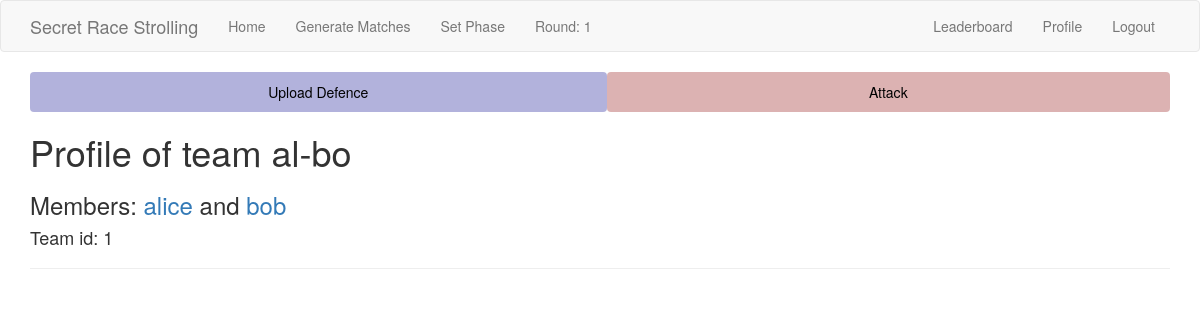
The app's page /team/al-bo (signed in), older data.
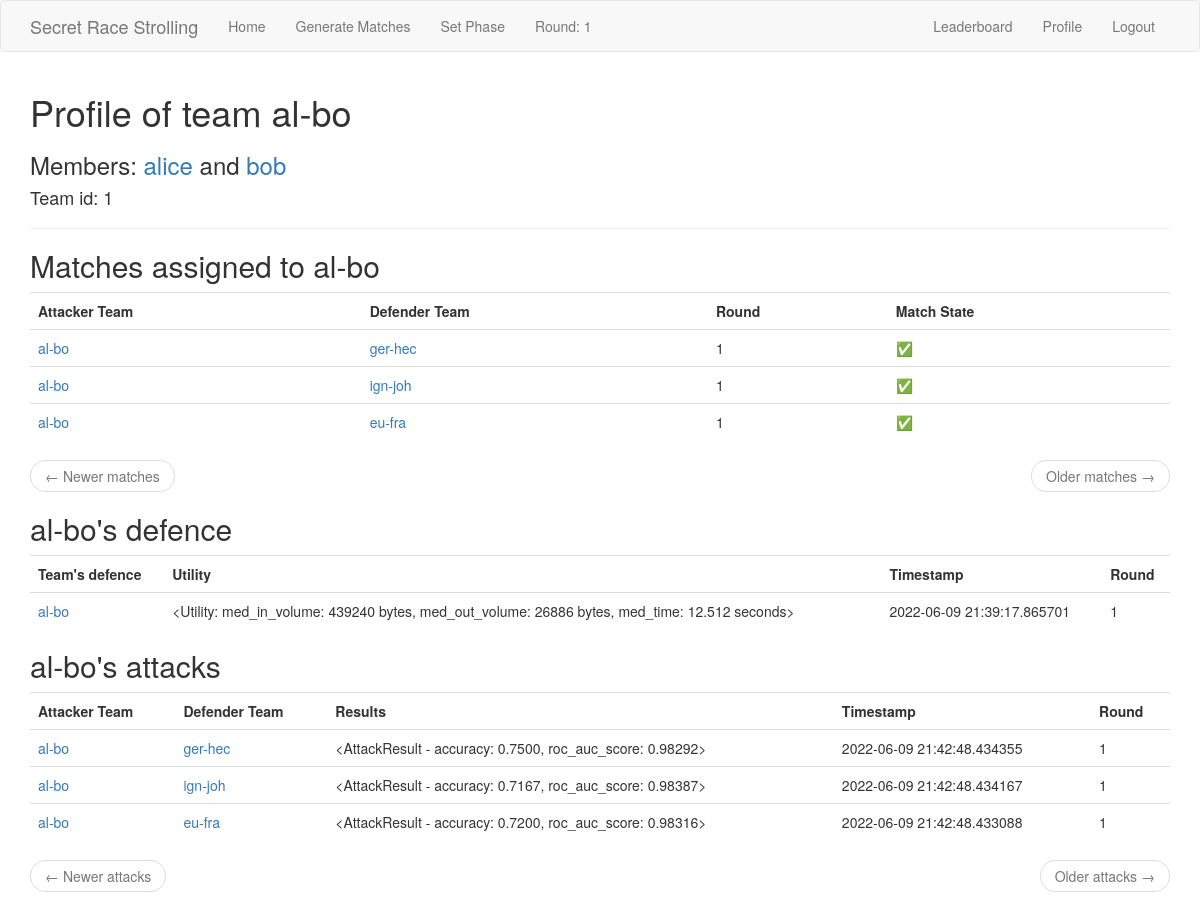
The same page, newer data.
### app/models.py (models this page shows, shortened)
class Team(db.Model):
    id = db.Column(db.Integer, primary_key=True)
    team_name = db.Column(db.String(64), index=True, unique=True)
    member1_id = db.Column(db.Integer, db.ForeignKey("user.id"), unique=True)
    member2_id = db.Column(db.Integer, db.ForeignKey("user.id"), unique=True)
    defences = db.relationship(
        "Defence",
        backref="defender_team",
        foreign_keys="Defence.defender_team_id",
        lazy="dynamic",
    )
    defence_matches = db.relationship(
        "Match",
        backref="defender_team",
        foreign_keys="Match.defender_team_id",
        lazy="dynamic",
    )
    attack_matches = db.relationship(
        "Match",
        backref="attacker_team",
        foreign_keys="Match.attacker_team_id",
        lazy="dynamic",
    )
    def members(self) -> tuple[Optional[User], Optional[User]]:
        return (
            db.session.query(User).filter(User.id == self.member1_id).first(),
            db.session.query(User).filter(User.id == self.member2_id).first(),
        )
    def attacks(self) -> Query:
        self_attacks = (
            db.session.query(Match.id)
            .filter(Match.attacker_team_id == self.id)
            .subquery()
        )
        return db.session.query(Attack).join(
            self_attacks, self_attacks.c.id == Attack.match_id
        )

class Match(db.Model):
    id = db.Column(db.Integer, primary_key=True)
    defender_team_id = db.Column(db.Integer, db.ForeignKey("team.id"))
    attacker_team_id = db.Column(db.Integer, db.ForeignKey("team.id"))
    round = db.Column(db.Integer, index=True)
    __table_args__ = (
        db.UniqueConstraint(
            "defender_team_id",
            "attacker_team_id",
            "round",
            name="_match_pair_once_per_round",
        ),
    )
    attacks = db.relationship(
        "Attack",
        backref="match",
        foreign_keys="Attack.match_id",
        lazy="dynamic",
    )
    @staticmethod
    def paginate_and_itemize_match_query(
        matches: Query, page: int, matches_per_page: int, current_user_team: Team
    ) -> tuple[Pagination, list[dict]]:
        matches_sub = matches.subquery()
        attacks_done = (
            db.session.query(matches_sub.c.id)
            .join(Attack, Attack.match_id == matches_sub.c.id)
            .all()
        )
        attacks_done = [attack_done[0] for attack_done in attacks_done]
        paginated = matches.paginate(page, matches_per_page)
        matches_items = paginated.items
        for m in matches_items:
            m.match_done = m.id in attacks_done
        return paginated, matches_items

class Defence(db.Model):
    id = db.Column(db.Integer, primary_key=True)
    defender_team_id = db.Column(db.Integer, db.ForeignKey("team.id"))
    utility = db.Column(db.PickleType)
    timestamp = db.Column(db.DateTime, index=True, default=datetime.utcnow)
    round = db.Column(db.Integer, index=True)

class Attack(db.Model):
    id = db.Column(db.Integer, primary_key=True)
    match_id = db.Column(db.Integer, db.ForeignKey("match.id"))
    results = db.Column(db.PickleType)
    timestamp = db.Column(db.DateTime, index=True, default=datetime.utcnow)

### app/routes.py (the view)
@app.route("/team/<team_name>", methods=["GET"])
@login_required
def team(team_name):
    team = Team.query.filter_by(team_name=team_name).first_or_404()
    member1, member2 = team.members()
    page_match = request.args.get("page_match", 1, type=int)
    page_attack = request.args.get("page_attack", 1, type=int)
    pagination, matches_items = Match.paginate_and_itemize_match_query(
        team.attack_matches.order_by(Match.round.desc()),
        page_match,
        app.config["MATCHES_PER_TEAM"],
        current_user.team(),
    )
    match_next_url = (
        url_for(
            "team",
            team_name=team.team_name,
            page_match=pagination.next_num,
            page_attack=page_attack,  # we must not forget to propagate the attack page
        )
        if pagination.has_next
        else None
    )
    match_prev_url = (
        url_for(
            "team",
            team_name=team.team_name,
            page_match=pagination.prev_num,
            page_attack=page_attack,  # we must not forget to propagate the attack page
        )
        if pagination.has_prev
        else None
    )
    defence = team.defences.order_by(Defence.timestamp.desc()).first()
    attacks = (
        team.attacks()
        .order_by(Attack.timestamp.desc())
        .paginate(page_attack, app.config["MATCHES_PER_TEAM"], False)
    )
    attack_next_url = (
        url_for(
            "team",
            team_name=team.team_name,
            page_match=page_match,  # we must not forget to propagate the match page
            page_attack=attacks.next_num,
        )
        if attacks.has_next
        else None
    )
    attack_prev_url = (
        url_for(
            "team",
            team_name=team.team_name,
            page_match=page_match,  # we must not forget to propagate the match page
            page_attack=attacks.prev_num,
        )
        if attacks.has_prev
        else None
    )
    attacks_items = attacks.items
    return render_template(
        "team.html",
        team=team,
        member1=member1,
        member2=member2,
        matches=matches_items,
        attacks=attacks_items,
        defence=defence,
        match_next_url=match_next_url,
        match_prev_url=match_prev_url,
        attack_next_url=attack_next_url,
        attack_prev_url=attack_prev_url,
    )

### app/models.py (called while the page is built)
@login.user_loader
def load_user(id: int) -> User:
    return User.query.get(int(id))

    def team(self) -> Optional["Team"]:
        return (
            db.session.query(Team)
            .filter(or_(Team.member1_id == self.id, Team.member2_id == self.id))
            .first()
        )

    def has_team(self) -> bool:
        return self.team() is not None

    def __repr__(self):
        return "<Utility: \nmed_in_volume: {:.0f} bytes,\nmed_out_volume: {:.0f} bytes,\nmed_time: {:.3f} seconds>".format(
            abs(self.med_in_volume), self.med_out_volume, self.med_time
        )

    def __repr__(self) -> str:
        return "<AttackResult - accuracy: {:.4f}, roc_auc_score: {:.5f}>".format(
            self.accuracy, self.roc_auc_score
        )

### app/templates/team.html (shortened to what this page needs)
{% extends "base.html" %}
{% block app_content %}
<h1>Profile of team {{ team.team_name }}</h1>
<h3>Members: {% if member1 %} <a href="{{ url_for('user', username=member1.username) }}"> {{ member1.username }}</a>
    {% else %} <a href="{{ url_for('join_team', team_name=team.team_name) }}"> [Join {{ team.team_name }}]</a>
    {% endif %} and {% if member2 %} <a href="{{ url_for('user', username=member2.username) }}">
        {{ member2.username }}</a>
    {% else %} <a href="{{ url_for('join_team', team_name=team.team_name) }}"> [Join {{ team.team_name }}]</a>
    {% endif %}</3>
<h4>Team id: {{ team.id }}</h4>
<hr>
{% if matches %}
<h2>Matches assigned to {{ team.team_name }}</h2>
<table class="table table-hover">
    <tr>
        <th>Attacker Team</th>
        <th>Defender Team</th>
        <th>Round</th>
        <th>Match State</th>
    </tr>
    {% for match in matches %}
    {% include '_match.html' %}
    {% endfor %}
</table>
<nav aria-label="...">
    <ul class="pager">
        <li class="previous{% if not match_prev_url %} disabled{% endif %}">
            <a href="{{ match_prev_url or '#' }}">
                <span aria-hidden="true">&larr;</span> Newer matches
            </a>
        </li>
        <li class="next{% if not match_next_url %} disabled{% endif %}">
            <a href="{{ match_next_url or '#' }}">
                Older matches <span aria-hidden="true">&rarr;</span>
            </a>
        </li>
    </ul>
</nav>
{% endif %}
{% if defence %}
<h2>{{ team.team_name }}'s defence</h2>
<table class="table table-hover">
    <tr>
        <th>Team's defence</th>
        <th>Utility</th>
        <th>Timestamp</th>
        <th>Round</th>
    </tr>
    {% include '_defence.html' %}
{% endif %}
{% if attacks %}
<h2>{{ team.team_name }}'s attacks</h2>
<table class="table table-hover">
    <tr>
        <th>Attacker Team</th>
        <th>Defender Team</th>
        <th>Results</th>
        <th>Timestamp</th>
        <th>Round</th>
    </tr>
    {% for attack in attacks %}
    {% include '_attack.html' %}
    {% endfor %}
</table>
<nav aria-label="...">
    <ul class="pager">
        <li class="previous{% if not attack_prev_url %} disabled{% endif %}">
            <a href="{{ attack_prev_url or '#' }}">
                <span aria-hidden="true">&larr;</span> Newer attacks
            </a>
        </li>
        <li class="next{% if not attack_next_url %} disabled{% endif %}">
            <a href="{{ attack_next_url or '#' }}">
                Older attacks <span aria-hidden="true">&rarr;</span>
            </a>
        </li>
    </ul>
</nav>
{% endif %}
{% endblock %}

### app/templates/_match.html
<tr>
    <td>
        <a href="{{ url_for('team', team_name=match.attacker_team.team_name) }}">
            {{ match.attacker_team.team_name }}</a>
    </td>
    <td>
        <a href="{{ url_for('team', team_name=match.defender_team.team_name) }}">{{ match.defender_team.team_name }}
        </a>
    </td>
    <td>
        {{ match.round }}
    </td>
    <td>
        {% if match.match_done %} ✅ {% else %} ❌ {% endif %}
    </td>
</tr>

### app/templates/_defence.html
    <tr>
        <td>
            <a href="{{ url_for('team', team_name=defence.defender_team.team_name) }}">
                {{ defence.defender_team.team_name }}</a>
        </td>
        <td>
            {{ defence.utility }}
        </td>
        <td>
            {{ defence.timestamp }}
        </td>
        <td>
            {{ defence.round }}
        </td>
    </tr>
</table>

### app/templates/_attack.html
<tr>
    <td>
        <a href="{{ url_for('team', team_name=attack.match.attacker_team.team_name) }}">
            {{ attack.match.attacker_team.team_name }}</a>
    </td>
    <td>
        <a href="{{ url_for('team', team_name=attack.match.defender_team.team_name) }}">{{ attack.match.defender_team.team_name }}
        </a>
    </td>
    <td>
        {{ attack.results }}
    </td>
    <td>
        {{ attack.timestamp }}
    </td>
    <td>
        {{ attack.match.round }}
    </td>
</tr>

Row changes from the older to the newer data that the page shows:
shown differently, row unchanged: Team "al-bo": team_name (not shown) → "al-bo"; defender_team.team_name (not shown) → "al-bo"
added Match: attacker_team.team_name "al-bo", defender_team.team_name "ger-hec", round "1"
added Match: attacker_team.team_name "al-bo", defender_team.team_name "ign-joh", round "1"
added Match: attacker_team.team_name "al-bo", defender_team.team_name "eu-fra", round "1"
added Defence: utility "<Utility: med_in_volume: 439240 bytes, med_out_volume: 26886 bytes, med_time: 12.512 seconds>", timestamp "2022-06-09 21:39:17.865701", round "1"
added Attack: match.attacker_team.team_name "al-bo", match.defender_team.team_name "ger-hec", results "<AttackResult - accuracy: 0.7500, roc_auc_score: 0.98292>", timestamp "2022-06-09 21:42:48.434355", match.round "1"
added Attack: match.attacker_team.team_name "al-bo", match.defender_team.team_name "ign-joh", results "<AttackResult - accuracy: 0.7167, roc_auc_score: 0.98387>", timestamp "2022-06-09 21:42:48.434167", match.round "1"
added Attack: match.attacker_team.team_name "al-bo", match.defender_team.team_name "eu-fra", results "<AttackResult - accuracy: 0.7200, roc_auc_score: 0.98316>", timestamp "2022-06-09 21:42:48.433088", match.round "1"
Text that changed along with them:
text no longer shown: "Upload Defence Attack"
text now shown: "Matches assigned to Attacker Team Defender Team Round Match State ← Newer matches Older matches → 's defence Team's defence Utility Timestamp Round 's attacks Attacker Team Defender Team Results Timestamp Round ← Newer attacks Older attacks →"
